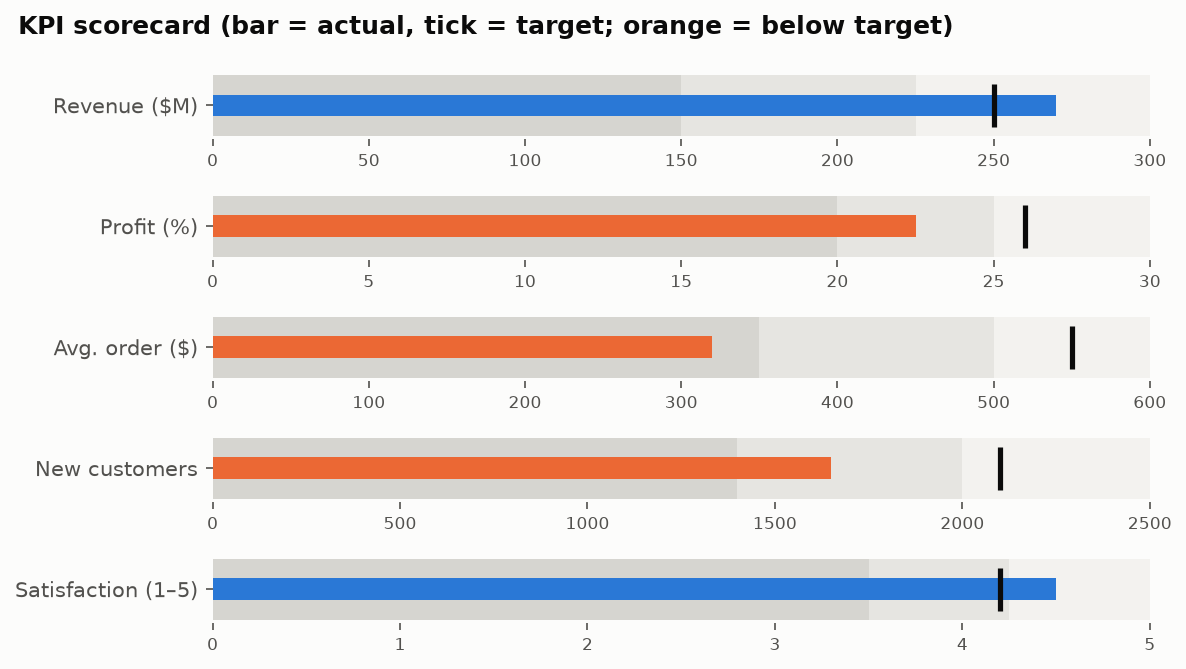

This chart was generated by the following Python code:
"""
Bullet Chart  -  family: Magnitude

DESIGN PURPOSE
Stephen Few's compact replacement for gauges. A bar shows the actual value, a
tick marks the target, and shaded bands mark qualitative ranges (poor, ok,
good), all in a small strip.

WHEN TO USE
  - Show KPI performance against target and qualitative thresholds in
    dashboards
  - Fit many metrics into little space (stack them vertically)

AVOID WHEN
  - There is no target or benchmark
  - The audience is unfamiliar with it and has no legend to explain it

ALTERNATIVES
  - KPI stat tile
  - Bar with reference line

EXAMPLE
Five quarterly KPIs versus target, each with poor/satisfactory/good ranges.

Run:  python bullet_chart.py
"""
import sys
from pathlib import Path

import numpy as np
import pandas as pd
import matplotlib.pyplot as plt

# Library style: categorical colors in fixed order, recessive axes, hairline grid.
PALETTE = ["#2a78d6", "#eb6834", "#1baf7a", "#eda100",
           "#e87ba4", "#008300", "#6250d6", "#e34948"]
SEQ_CMAP = "Blues"      # sequential: one hue, light -> dark
DIV_CMAP = "RdBu_r"     # diverging: two opposite hues, neutral midpoint
GRAY = "#b8b7b1"        # de-emphasised marks
plt.rcParams.update({
    "figure.figsize": (8, 4.8), "figure.dpi": 110, "figure.facecolor": "#fcfcfb",
    "axes.facecolor": "#fcfcfb", "axes.edgecolor": "#c9c8c3", "axes.linewidth": 0.8,
    "axes.spines.top": False, "axes.spines.right": False,
    "axes.grid": True, "grid.color": "#e6e5e1", "grid.linewidth": 0.6, "axes.axisbelow": True,
    "axes.prop_cycle": plt.cycler(color=PALETTE),
    "axes.titlesize": 13, "axes.titleweight": "bold", "axes.titlelocation": "left",
    "axes.labelcolor": "#52514e", "xtick.color": "#52514e", "ytick.color": "#52514e",
    "text.color": "#0b0b0b", "font.size": 10, "lines.linewidth": 2,
    "legend.frameon": False,
})

# --- Example data ------------------------------------------------------------
df = pd.DataFrame([
    ("Revenue ($M)", 270, 250, [150, 225, 300]),
    ("Profit (%)", 22.5, 26, [20, 25, 30]),
    ("Avg. order ($)", 320, 550, [350, 500, 600]),
    ("New customers", 1650, 2100, [1400, 2000, 2500]),
    ("Satisfaction (1–5)", 4.5, 4.2, [3.5, 4.25, 5]),
], columns=["kpi", "actual", "target", "ranges"])
df

# --- Plot --------------------------------------------------------------------
fig, axes = plt.subplots(len(df), 1, figsize=(8, 4.5))
band_colors = ["#d6d5d0", "#e6e5e1", "#f3f2ef"]
for ax, (_, r) in zip(axes, df.iterrows()):
    prev = 0
    for upper, c in zip(r["ranges"], band_colors):
        ax.barh(0, upper - prev, left=prev, color=c, height=1)
        prev = upper
    ax.barh(0, r["actual"], color=PALETTE[0] if r["actual"] >= r["target"] else PALETTE[1],
            height=0.35)
    ax.vlines(r["target"], -0.35, 0.35, color="#0b0b0b", linewidth=2.5)
    ax.set_xlim(0, r["ranges"][-1])
    ax.set_yticks([0], [r["kpi"]])
    ax.grid(False)
    ax.tick_params(axis="x", labelsize=8)
    for s in ["left", "bottom"]:
        ax.spines[s].set_visible(False)
fig.suptitle("KPI scorecard (bar = actual, tick = target; orange = below target)",
             x=0.02, ha="left", fontweight="bold")
fig.tight_layout()

# --- Save / show -------------------------------------------------------------
out = Path(__file__).with_name(Path(__file__).stem + ".png")
fig.savefig(out, dpi=150, bbox_inches="tight")
print(f"saved {out}")
if "--no-show" not in sys.argv:
    plt.show()
